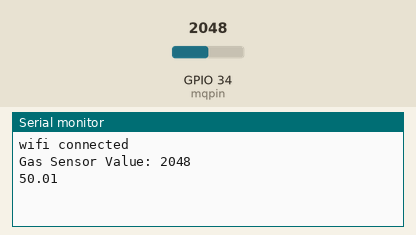
Simulated run of this sketch. Board: ESP32. On the bench: the last lines printed to the serial monitor. The inputs (shaded band) are chosen by the test bench; at power-on: GPIO 34 (mqpin) = 2048. WiFi joins after 1.5 s; servers stay silent unless stated.

Above: at 3.0 s.
3.1 s: GPIO 34 (mqpin) set to 2866
At 4.5 s:
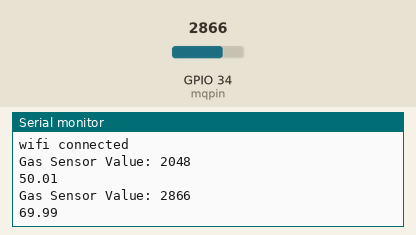
5.1 s: GPIO 34 (mqpin) set to 3603
At 6.9 s:
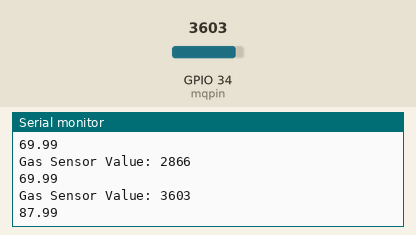
Timing chart, 0 to 8.4 s (numbered marks = the images above; inputs shaded):
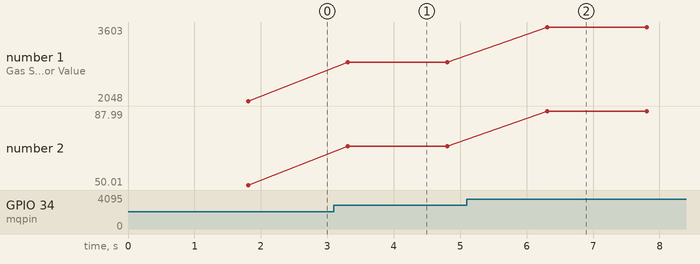

The sketch:

jul19_blynk_gas.ino
```cpp
#define BLYNK_TEMPLATE_NAME "GAS SENSOR"
#define BLYNK_AUTH_TOKEN "3QFRaNGPm6RcjQZUfgfZdXfPZNmqwj9m"
#define BLYNK_TEMPLATE_ID "TMPL3n_SYzIvZ"
#define BLYNK_PRINT Serial

#include <WiFi.h>
#include<BlynkSimpleEsp32.h>
const char* auth = "3QFRaNGPm6RcjQZUfgfZdXfPZNmqwj9m";
const char* ssid = "Airtel_CLYXN X SORXN_EXT";
const char* pass =  "Studio@1234";

#define mqpin 34
#define virtualpin1 V0
#define virtualpin2 V1
void setup() {
  Serial.begin(9600);
  Blynk.begin(auth, ssid, pass);
  WiFi.begin (ssid,pass);
  while(WiFi.status() != WL_CONNECTED){
    delay(500);
    Serial.print(".");
  }
Serial.println("wifi connected");

}

void loop() {
  int gasvalue= analogRead(mqpin);
  Blynk.virtualWrite(virtualpin1,gasvalue);
  float percentagegas = (gasvalue/4095.0) *100;
  Blynk.virtualWrite(virtualpin2,percentagegas);
  Serial.print("Gas Sensor Value: ");
  Serial.println(gasvalue);
  Serial.println(percentagegas);
  Blynk.run();
  delay(1500);

}
```

Measured:
- after the input at 3.1 s, the serial monitor: prints a new line after 0.21 s (image 1)
- after the input at 5.1 s, the serial monitor: prints a new line after 1.2 s (image 2)
- plotted number 1: 2048 → 2866 after the input at 3.1 s, 2866 → 3603 after the input at 5.1 s
- plotted number 2: 50.01 → 69.99 after the input at 3.1 s, 69.99 → 87.99 after the input at 5.1 s
